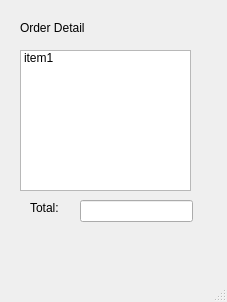
<?xml version="1.0" encoding="UTF-8"?>
<ui version="4.0">
 <class>MainWindow</class>
 <widget class="QMainWindow" name="MainWindow">
  <property name="geometry">
   <rect>
    <x>0</x>
    <y>0</y>
    <width>227</width>
    <height>302</height>
   </rect>
  </property>
  <property name="windowTitle">
   <string>MainWindow</string>
  </property>
  <widget class="QWidget" name="centralwidget">
   <widget class="QLabel" name="label">
    <property name="geometry">
     <rect>
      <x>20</x>
      <y>20</y>
      <width>111</width>
      <height>16</height>
     </rect>
    </property>
    <property name="text">
     <string>Order Detail</string>
    </property>
   </widget>
   <widget class="QListWidget" name="ItemList">
    <property name="geometry">
     <rect>
      <x>20</x>
      <y>50</y>
      <width>171</width>
      <height>141</height>
     </rect>
    </property>
    <item>
     <property name="text">
      <string>item1</string>
     </property>
    </item>
   </widget>
   <widget class="QLabel" name="label_2">
    <property name="geometry">
     <rect>
      <x>30</x>
      <y>200</y>
      <width>55</width>
      <height>16</height>
     </rect>
    </property>
    <property name="text">
     <string>Total:</string>
    </property>
   </widget>
   <widget class="QLineEdit" name="TotalPrice">
    <property name="geometry">
     <rect>
      <x>80</x>
      <y>200</y>
      <width>113</width>
      <height>22</height>
     </rect>
    </property>
   </widget>
  </widget>
  <widget class="QMenuBar" name="menubar">
   <property name="geometry">
    <rect>
     <x>0</x>
     <y>0</y>
     <width>227</width>
     <height>26</height>
    </rect>
   </property>
  </widget>
  <widget class="QStatusBar" name="statusbar"/>
 </widget>
 <resources/>
 <connections/>
</ui>
